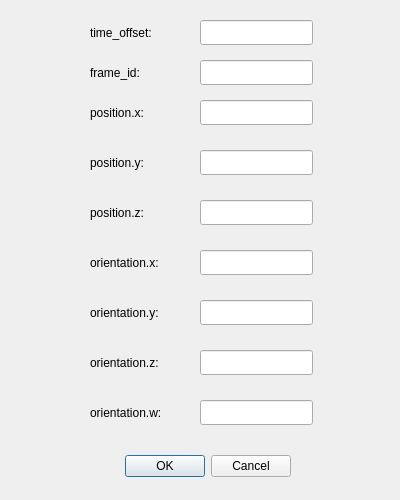
<?xml version="1.0" encoding="UTF-8"?>
<ui version="4.0">
 <class>dialog_posestamped</class>
 <widget class="QDialog" name="dialog_posestamped">
  <property name="geometry">
   <rect>
    <x>0</x>
    <y>0</y>
    <width>400</width>
    <height>500</height>
   </rect>
  </property>
  <property name="windowTitle">
   <string>Dialog</string>
  </property>
  <widget class="QDialogButtonBox" name="buttonBox">
   <property name="geometry">
    <rect>
     <x>-50</x>
     <y>450</y>
     <width>341</width>
     <height>32</height>
    </rect>
   </property>
   <property name="orientation">
    <enum>Qt::Horizontal</enum>
   </property>
   <property name="standardButtons">
    <set>QDialogButtonBox::Cancel|QDialogButtonBox::Ok</set>
   </property>
  </widget>
  <widget class="QLabel" name="label_6">
   <property name="geometry">
    <rect>
     <x>90</x>
     <y>200</y>
     <width>75</width>
     <height>25</height>
    </rect>
   </property>
   <property name="text">
    <string>position.z:</string>
   </property>
  </widget>
  <widget class="QLabel" name="label_4">
   <property name="geometry">
    <rect>
     <x>90</x>
     <y>250</y>
     <width>100</width>
     <height>25</height>
    </rect>
   </property>
   <property name="text">
    <string>orientation.x:</string>
   </property>
  </widget>
  <widget class="QLineEdit" name="lineEdit_3">
   <property name="geometry">
    <rect>
     <x>200</x>
     <y>200</y>
     <width>113</width>
     <height>25</height>
    </rect>
   </property>
  </widget>
  <widget class="QLineEdit" name="lineEdit">
   <property name="geometry">
    <rect>
     <x>200</x>
     <y>100</y>
     <width>113</width>
     <height>25</height>
    </rect>
   </property>
  </widget>
  <widget class="QLineEdit" name="lineEdit_5">
   <property name="geometry">
    <rect>
     <x>200</x>
     <y>300</y>
     <width>113</width>
     <height>25</height>
    </rect>
   </property>
  </widget>
  <widget class="QLineEdit" name="lineEdit_6">
   <property name="geometry">
    <rect>
     <x>200</x>
     <y>350</y>
     <width>113</width>
     <height>25</height>
    </rect>
   </property>
  </widget>
  <widget class="QLabel" name="label_9">
   <property name="geometry">
    <rect>
     <x>90</x>
     <y>150</y>
     <width>75</width>
     <height>25</height>
    </rect>
   </property>
   <property name="text">
    <string>position.y:</string>
   </property>
  </widget>
  <widget class="QLabel" name="label_2">
   <property name="geometry">
    <rect>
     <x>90</x>
     <y>100</y>
     <width>75</width>
     <height>25</height>
    </rect>
   </property>
   <property name="text">
    <string>position.x:</string>
   </property>
  </widget>
  <widget class="QLabel" name="label_5">
   <property name="geometry">
    <rect>
     <x>90</x>
     <y>300</y>
     <width>100</width>
     <height>25</height>
    </rect>
   </property>
   <property name="text">
    <string>orientation.y:</string>
   </property>
  </widget>
  <widget class="QLabel" name="label_7">
   <property name="geometry">
    <rect>
     <x>90</x>
     <y>350</y>
     <width>100</width>
     <height>25</height>
    </rect>
   </property>
   <property name="text">
    <string>orientation.z:</string>
   </property>
  </widget>
  <widget class="QLineEdit" name="lineEdit_4">
   <property name="geometry">
    <rect>
     <x>200</x>
     <y>250</y>
     <width>113</width>
     <height>25</height>
    </rect>
   </property>
  </widget>
  <widget class="QLineEdit" name="lineEdit_2">
   <property name="geometry">
    <rect>
     <x>200</x>
     <y>150</y>
     <width>113</width>
     <height>25</height>
    </rect>
   </property>
  </widget>
  <widget class="QLineEdit" name="lineEdit_7">
   <property name="geometry">
    <rect>
     <x>200</x>
     <y>400</y>
     <width>113</width>
     <height>25</height>
    </rect>
   </property>
  </widget>
  <widget class="QLabel" name="label_8">
   <property name="geometry">
    <rect>
     <x>90</x>
     <y>400</y>
     <width>100</width>
     <height>25</height>
    </rect>
   </property>
   <property name="text">
    <string>orientation.w:</string>
   </property>
  </widget>
  <widget class="QLabel" name="label_3">
   <property name="geometry">
    <rect>
     <x>90</x>
     <y>20</y>
     <width>100</width>
     <height>25</height>
    </rect>
   </property>
   <property name="text">
    <string>time_offset:</string>
   </property>
  </widget>
  <widget class="QLabel" name="label_10">
   <property name="geometry">
    <rect>
     <x>90</x>
     <y>60</y>
     <width>100</width>
     <height>25</height>
    </rect>
   </property>
   <property name="text">
    <string>frame_id:</string>
   </property>
  </widget>
  <widget class="QLineEdit" name="line_offset">
   <property name="geometry">
    <rect>
     <x>200</x>
     <y>20</y>
     <width>113</width>
     <height>25</height>
    </rect>
   </property>
  </widget>
  <widget class="QLineEdit" name="line_frame">
   <property name="geometry">
    <rect>
     <x>200</x>
     <y>60</y>
     <width>113</width>
     <height>25</height>
    </rect>
   </property>
  </widget>
 </widget>
 <resources/>
 <connections>
  <connection>
   <sender>buttonBox</sender>
   <signal>accepted()</signal>
   <receiver>dialog_posestamped</receiver>
   <slot>accept()</slot>
   <hints>
    <hint type="sourcelabel">
     <x>248</x>
     <y>254</y>
    </hint>
    <hint type="destinationlabel">
     <x>157</x>
     <y>274</y>
    </hint>
   </hints>
  </connection>
  <connection>
   <sender>buttonBox</sender>
   <signal>rejected()</signal>
   <receiver>dialog_posestamped</receiver>
   <slot>reject()</slot>
   <hints>
    <hint type="sourcelabel">
     <x>316</x>
     <y>260</y>
    </hint>
    <hint type="destinationlabel">
     <x>286</x>
     <y>274</y>
    </hint>
   </hints>
  </connection>
 </connections>
</ui>
